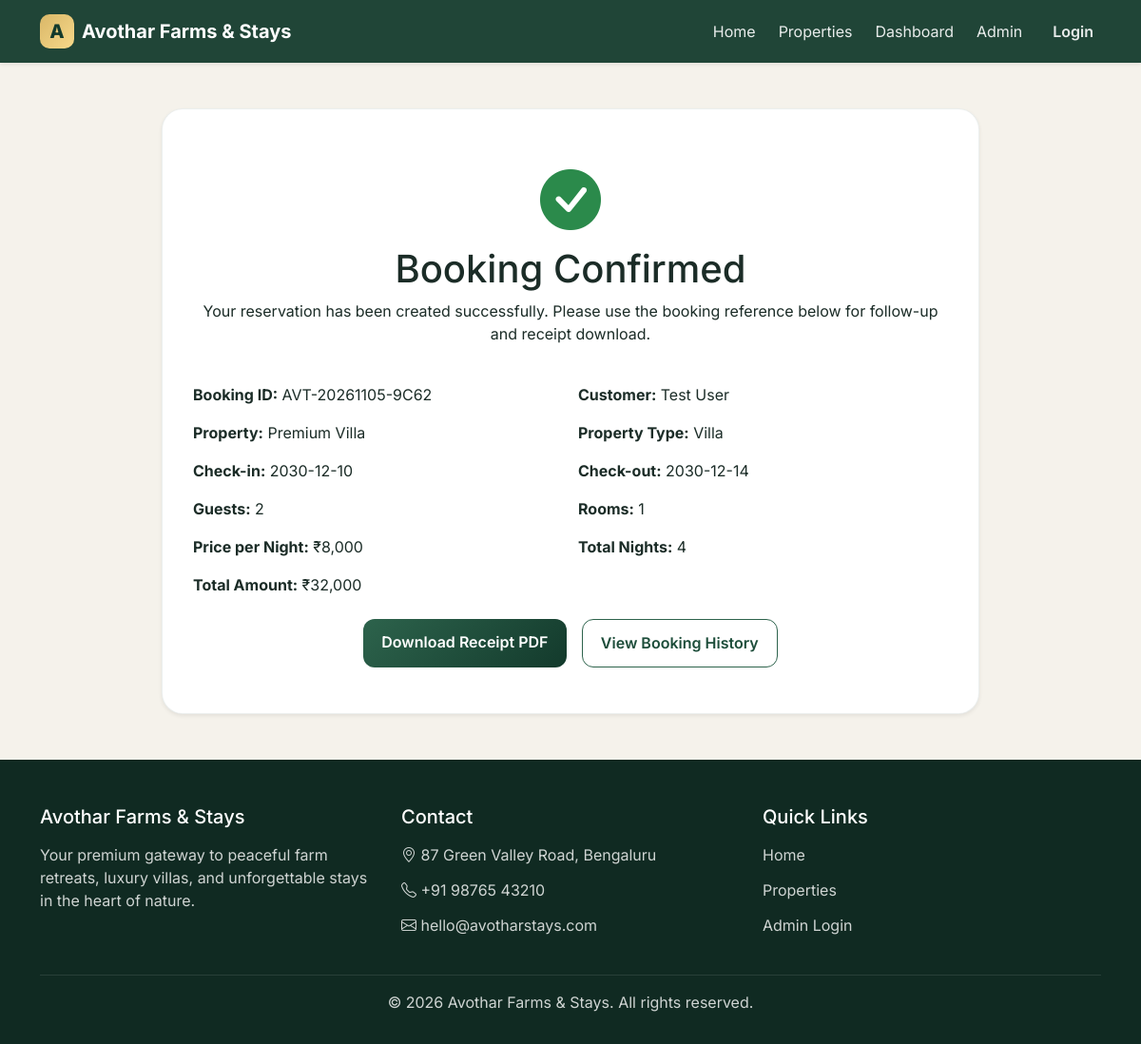
Page /booking-success/AVT-20261105-9C62 on the committed database.
### models.py (models this page shows)
class Booking(db.Model):
    __tablename__ = "bookings"
    id = db.Column(db.Integer, primary_key=True)
    booking_id = db.Column(db.String(50), unique=True, nullable=False)
    customer_name = db.Column(db.String(120), nullable=False)
    email = db.Column(db.String(150), nullable=False)
    mobile = db.Column(db.String(30), nullable=False)
    property_id = db.Column(db.Integer, db.ForeignKey("properties.id"), nullable=False)
    property_type = db.Column(db.String(50), nullable=False)
    property_name = db.Column(db.String(150), nullable=False)
    check_in = db.Column(db.Date, nullable=False)
    check_out = db.Column(db.Date, nullable=False)
    guests = db.Column(db.Integer, nullable=False)
    rooms = db.Column(db.Integer, nullable=False)
    special_requests = db.Column(db.Text, default="")
    price_per_night = db.Column(db.Float, nullable=False)
    nights = db.Column(db.Integer, nullable=False)
    total_amount = db.Column(db.Float, nullable=False)
    status = db.Column(db.String(30), default="Pending")
    payment_status = db.Column(db.String(30), default="Pending")
    booking_date = db.Column(db.DateTime, default=datetime.utcnow)
    created_at = db.Column(db.DateTime, default=datetime.utcnow)
    property = db.relationship("Property", backref=db.backref("bookings", lazy=True))

### app.py (the view)
    @app.route("/booking-success/<booking_id>")
    def booking_success(booking_id):
        booking = Booking.query.filter_by(booking_id=booking_id).first_or_404()
        return render_template("booking_success.html", booking=booking)

### templates/booking_success.html (shortened to what this page needs)
{% extends 'base.html' %}
{% block content %}
<section class="section py-5">
  <div class="container">
    <div class="confirmation-card shadow-sm text-center mx-auto">
      <div class="success-icon"><i class="bi bi-check-circle-fill"></i></div>
      <h1>Booking Confirmed</h1>
      <p>Your reservation has been created successfully. Please use the booking reference below for follow-up and receipt download.</p>
      <div class="row text-start g-3 mt-4">
        <div class="col-md-6"><strong>Booking ID:</strong> {{ booking.booking_id }}</div>
        <div class="col-md-6"><strong>Customer:</strong> {{ booking.customer_name }}</div>
        <div class="col-md-6"><strong>Property:</strong> {{ booking.property_name }}</div>
        <div class="col-md-6"><strong>Property Type:</strong> {{ booking.property_type }}</div>
        <div class="col-md-6"><strong>Check-in:</strong> {{ booking.check_in }}</div>
        <div class="col-md-6"><strong>Check-out:</strong> {{ booking.check_out }}</div>
        <div class="col-md-6"><strong>Guests:</strong> {{ booking.guests }}</div>
        <div class="col-md-6"><strong>Rooms:</strong> {{ booking.rooms }}</div>
        <div class="col-md-6"><strong>Price per Night:</strong> ₹{{ '{:,.0f}'.format(booking.price_per_night) }}</div>
        <div class="col-md-6"><strong>Total Nights:</strong> {{ booking.nights }}</div>
        <div class="col-md-12"><strong>Total Amount:</strong> ₹{{ '{:,.0f}'.format(booking.total_amount) }}</div>
      </div>
      <div class="mt-4 d-flex flex-wrap justify-content-center gap-3">
        <a href="{{ url_for('download_receipt', booking_id=booking.booking_id) }}" class="btn btn-primary">Download Receipt PDF</a>
        <a href="{{ url_for('dashboard') }}" class="btn btn-outline-primary">View Booking History</a>
      </div>
    </div>
  </div>
</section>
{% endblock %}

### static/css/style.css (style rules this page uses)
:root { --forest-900: #133a2c; --forest-800: #1d4d3a; --forest-700: #2d634c; --forest-500: #4b8c71; --cream: #f9f3e7; --beige: #f4e8d6; --gold: #d9b768; --sand: #d7c6a0; --text: #1b2c27; --muted: #5a6d67; --white: #ffffff; --danger: #c65757; --success: #2b8a4b; }
* { box-sizing: border-box; }
body { font-family: 'Inter', sans-serif; background: #f5f2eb; color: var(--text); }
.btn { border-radius: 12px; font-weight: 600; padding: 0.8rem 1.2rem; }
.btn-primary { background: linear-gradient(135deg, var(--forest-700), var(--forest-900)); border: none; }
.btn-outline-primary { border-color: var(--forest-700); color: var(--forest-800); }
.search-card, .form-panel, .detail-card, .content-panel, .auth-card, .property-summary, .contact-card, .confirmation-card { background: var(--white); border-radius: 22px; border: 1px solid rgba(19,58,44,0.08); }
.section { padding: 5rem 0; }
.success-icon { font-size: 4rem; color: var(--success); }
.confirmation-card { max-width: 860px; padding: 3rem 2rem; }

### rows in the picture
Booking: booking_id "AVT-20261105-9C62", customer_name "Test User", property_name "Premium Villa", property_type "Villa", check_in "2030-12-10", check_out "2030-12-14", guests "2", rooms "1", price_per_night "8,000", nights "4", total_amount "32,000"
